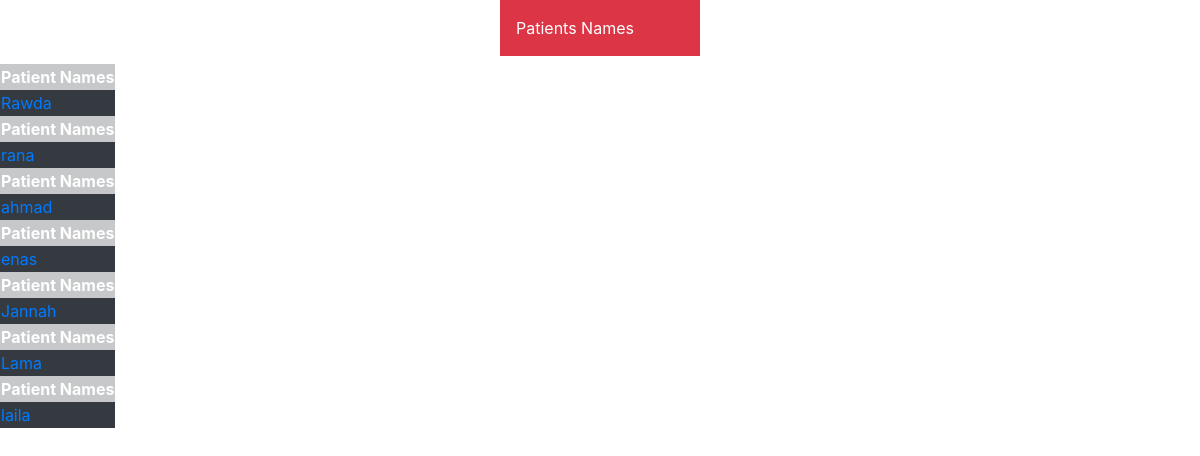
Screenshot of /dispname with the database file from the repository.
### home/models.py (models this page shows)
class Patient (models.Model):
       PatientName = models.CharField(max_length=200)
       PatientAge = models.DateField()
       PatientID = models.IntegerField()
       Allergies=models.TextField()
       ChronicDisease=models.BooleanField()
       History=models.TextField()

### home/views.py (the view)
# urls.py: path('dispname',views.dispname,name ='dispname'),
def dispname(request):
        if request.method=='POST' :
            x=request.POST['Patient Name']
            p=patient(PatientName=x)
            p.save()
            return HttpResponse("POST")
        else:
            c=Patient.objects.all()
            context={
                 'x':c,
                 }
            return render(request,'home/dispname.html',context)

### home/templates/home/dispname.html (shortened to what this page needs)
<!doctype html>
<html lang="en">
<head>
<link rel="stylesheet" href="https://stackpath.bootstrapcdn.com/bootstrap/4.3.1/css/bootstrap.min.css">
    <body>
 <div class="mx-auto" style="width: 200px;">
    <div class="p-3 mb-2 bg-danger text-white">Patients Names</div>
</div>
{% for dispname in x %}
<table>
    <thead>
      <tr class="table.table-bordered table-dark">
        <th class="table.table-bordered table-dark" scope="col">Patient Names </th>
    </thead>
    <tbody.table-bordered>
        <tr class="bg-warning">
            <td class="table.table-bordered table-dark"><a href="{% url 'disppatients'%}">{{dispname.PatientName}} </a></td>
        </tr>
        </tbody.table-bordered>
 </table>
 {%endfor%}
 {% for dispname in x %}
 <form action=" {% url 'dispname' %}" method="POST">
    </form>
 {%endfor%}
</html>

### rows the page displays
Patient: PatientName "Rawda"
Patient: PatientName "rana"
Patient: PatientName "ahmad"
Patient: PatientName "enas"
Patient: PatientName "Jannah"
Patient: PatientName "Lama"
Patient: PatientName "laila"
